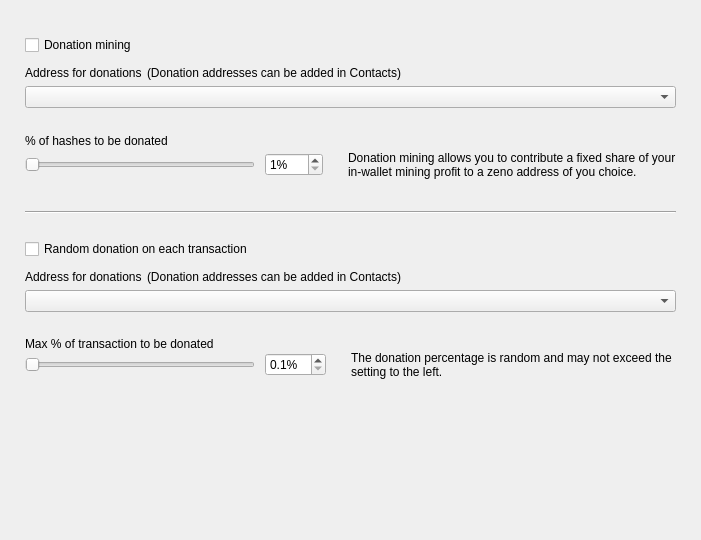
<?xml version="1.0" encoding="UTF-8"?>
<ui version="4.0">
 <class>DonationOptionsFrame</class>
 <widget class="QFrame" name="DonationOptionsFrame">
  <property name="geometry">
   <rect>
    <x>0</x>
    <y>0</y>
    <width>701</width>
    <height>540</height>
   </rect>
  </property>
  <property name="windowTitle">
   <string>Frame</string>
  </property>
  <property name="frameShape">
   <enum>QFrame::NoFrame</enum>
  </property>
  <property name="frameShadow">
   <enum>QFrame::Raised</enum>
  </property>
  <layout class="QVBoxLayout" name="verticalLayout">
   <property name="spacing">
    <number>10</number>
   </property>
   <property name="leftMargin">
    <number>25</number>
   </property>
   <property name="topMargin">
    <number>35</number>
   </property>
   <property name="rightMargin">
    <number>25</number>
   </property>
   <property name="bottomMargin">
    <number>0</number>
   </property>
   <item>
    <widget class="QCheckBox" name="m_enableDonationMiningCheck">
     <property name="text">
      <string>Donation mining</string>
     </property>
    </widget>
   </item>
   <item>
    <widget class="QFrame" name="m_donationMiningFrame">
     <property name="frameShape">
      <enum>QFrame::NoFrame</enum>
     </property>
     <property name="frameShadow">
      <enum>QFrame::Raised</enum>
     </property>
     <layout class="QGridLayout" name="gridLayout" columnstretch="1,0,0,1">
      <property name="leftMargin">
       <number>0</number>
      </property>
      <property name="topMargin">
       <number>0</number>
      </property>
      <property name="rightMargin">
       <number>0</number>
      </property>
      <property name="bottomMargin">
       <number>0</number>
      </property>
      <property name="horizontalSpacing">
       <number>10</number>
      </property>
      <property name="verticalSpacing">
       <number>0</number>
      </property>
      <item row="2" column="0" colspan="4">
       <widget class="QComboBox" name="m_donationMiningAddressCombo"/>
      </item>
      <item row="3" column="0" colspan="4">
       <spacer name="verticalSpacer_2">
        <property name="orientation">
         <enum>Qt::Vertical</enum>
        </property>
        <property name="sizeType">
         <enum>QSizePolicy::Fixed</enum>
        </property>
        <property name="sizeHint" stdset="0">
         <size>
          <width>20</width>
          <height>25</height>
         </size>
        </property>
       </spacer>
      </item>
      <item row="4" column="0" colspan="4">
       <widget class="WalletGui::WalletNormalBlackTextLabel" name="label_2">
        <property name="minimumSize">
         <size>
          <width>0</width>
          <height>16</height>
         </size>
        </property>
        <property name="text">
         <string>% of hashes to be donated</string>
        </property>
        <property name="indent">
         <number>0</number>
        </property>
       </widget>
      </item>
      <item row="5" column="1">
       <widget class="QSpinBox" name="m_donationMiningAmountSpin">
        <property name="suffix">
         <string>%</string>
        </property>
        <property name="minimum">
         <number>1</number>
        </property>
        <property name="maximum">
         <number>100</number>
        </property>
       </widget>
      </item>
      <item row="5" column="0">
       <widget class="QSlider" name="m_donationMiningAmountSlider">
        <property name="maximumSize">
         <size>
          <width>230</width>
          <height>16777215</height>
         </size>
        </property>
        <property name="minimum">
         <number>1</number>
        </property>
        <property name="maximum">
         <number>100</number>
        </property>
        <property name="orientation">
         <enum>Qt::Horizontal</enum>
        </property>
       </widget>
      </item>
      <item row="5" column="2">
       <spacer name="horizontalSpacer">
        <property name="orientation">
         <enum>Qt::Horizontal</enum>
        </property>
        <property name="sizeType">
         <enum>QSizePolicy::Fixed</enum>
        </property>
        <property name="sizeHint" stdset="0">
         <size>
          <width>5</width>
          <height>20</height>
         </size>
        </property>
       </spacer>
      </item>
      <item row="5" column="3" alignment="Qt::AlignVCenter">
       <widget class="WalletGui::WalletSmallGrayTextLabel" name="m_donationMiningCommentLabel">
        <property name="minimumSize">
         <size>
          <width>0</width>
          <height>32</height>
         </size>
        </property>
        <property name="text">
         <string>Donation mining allows you to contribute a fixed share of your in-wallet mining profit to a zeno address of you choice.</string>
        </property>
        <property name="wordWrap">
         <bool>true</bool>
        </property>
        <property name="indent">
         <number>0</number>
        </property>
       </widget>
      </item>
      <item row="1" column="0" colspan="4">
       <spacer name="verticalSpacer_6">
        <property name="orientation">
         <enum>Qt::Vertical</enum>
        </property>
        <property name="sizeType">
         <enum>QSizePolicy::Fixed</enum>
        </property>
        <property name="sizeHint" stdset="0">
         <size>
          <width>20</width>
          <height>5</height>
         </size>
        </property>
       </spacer>
      </item>
      <item row="0" column="0" colspan="4">
       <layout class="QHBoxLayout" name="horizontalLayout" stretch="0,1">
        <property name="spacing">
         <number>5</number>
        </property>
        <property name="leftMargin">
         <number>0</number>
        </property>
        <item>
         <widget class="WalletGui::WalletNormalBlackTextLabel" name="label">
          <property name="minimumSize">
           <size>
            <width>0</width>
            <height>16</height>
           </size>
          </property>
          <property name="text">
           <string>Address for donations</string>
          </property>
          <property name="indent">
           <number>0</number>
          </property>
         </widget>
        </item>
        <item>
         <widget class="WalletGui::WalletSmallGrayTextLabel" name="label_5">
          <property name="text">
           <string>(Donation addresses can be added in Contacts)</string>
          </property>
         </widget>
        </item>
       </layout>
      </item>
     </layout>
    </widget>
   </item>
   <item>
    <spacer name="verticalSpacer_3">
     <property name="orientation">
      <enum>Qt::Vertical</enum>
     </property>
     <property name="sizeType">
      <enum>QSizePolicy::Fixed</enum>
     </property>
     <property name="sizeHint" stdset="0">
      <size>
       <width>20</width>
       <height>20</height>
      </size>
     </property>
    </spacer>
   </item>
   <item>
    <widget class="Line" name="line">
     <property name="frameShadow">
      <enum>QFrame::Sunken</enum>
     </property>
     <property name="orientation">
      <enum>Qt::Horizontal</enum>
     </property>
    </widget>
   </item>
   <item>
    <spacer name="verticalSpacer_4">
     <property name="orientation">
      <enum>Qt::Vertical</enum>
     </property>
     <property name="sizeType">
      <enum>QSizePolicy::Fixed</enum>
     </property>
     <property name="sizeHint" stdset="0">
      <size>
       <width>20</width>
       <height>15</height>
      </size>
     </property>
    </spacer>
   </item>
   <item>
    <widget class="QCheckBox" name="m_enableDonationChangeCheck">
     <property name="text">
      <string>Random donation on each transaction</string>
     </property>
    </widget>
   </item>
   <item>
    <widget class="QFrame" name="m_donationChangeFrame">
     <property name="frameShape">
      <enum>QFrame::NoFrame</enum>
     </property>
     <property name="frameShadow">
      <enum>QFrame::Raised</enum>
     </property>
     <layout class="QGridLayout" name="gridLayout_2" columnstretch="1,0,0,1">
      <property name="leftMargin">
       <number>0</number>
      </property>
      <property name="topMargin">
       <number>0</number>
      </property>
      <property name="rightMargin">
       <number>0</number>
      </property>
      <property name="bottomMargin">
       <number>0</number>
      </property>
      <property name="horizontalSpacing">
       <number>10</number>
      </property>
      <property name="verticalSpacing">
       <number>0</number>
      </property>
      <item row="3" column="0" colspan="4">
       <spacer name="verticalSpacer_5">
        <property name="orientation">
         <enum>Qt::Vertical</enum>
        </property>
        <property name="sizeType">
         <enum>QSizePolicy::Fixed</enum>
        </property>
        <property name="sizeHint" stdset="0">
         <size>
          <width>20</width>
          <height>25</height>
         </size>
        </property>
       </spacer>
      </item>
      <item row="4" column="0" colspan="4">
       <widget class="WalletGui::WalletNormalBlackTextLabel" name="label_3">
        <property name="text">
         <string>Max % of transaction to be donated</string>
        </property>
        <property name="indent">
         <number>0</number>
        </property>
       </widget>
      </item>
      <item row="5" column="0">
       <widget class="QSlider" name="m_donationChangeAmountSlider">
        <property name="maximumSize">
         <size>
          <width>230</width>
          <height>16777215</height>
         </size>
        </property>
        <property name="minimum">
         <number>1</number>
        </property>
        <property name="maximum">
         <number>100</number>
        </property>
        <property name="orientation">
         <enum>Qt::Horizontal</enum>
        </property>
       </widget>
      </item>
      <item row="2" column="0" colspan="4">
       <widget class="QComboBox" name="m_donationChangeAddressCombo"/>
      </item>
      <item row="5" column="3" alignment="Qt::AlignVCenter">
       <widget class="WalletGui::WalletSmallGrayTextLabel" name="m_donationChangeCommentLabel">
        <property name="text">
         <string>The donation percentage is random and may not exceed the setting to the left.</string>
        </property>
        <property name="wordWrap">
         <bool>true</bool>
        </property>
        <property name="indent">
         <number>0</number>
        </property>
       </widget>
      </item>
      <item row="5" column="1">
       <widget class="QDoubleSpinBox" name="m_donationChangeAmountSpin">
        <property name="suffix">
         <string>%</string>
        </property>
        <property name="decimals">
         <number>1</number>
        </property>
        <property name="minimum">
         <double>0.100000000000000</double>
        </property>
        <property name="maximum">
         <double>10.000000000000000</double>
        </property>
        <property name="singleStep">
         <double>0.100000000000000</double>
        </property>
       </widget>
      </item>
      <item row="5" column="2">
       <spacer name="horizontalSpacer_2">
        <property name="orientation">
         <enum>Qt::Horizontal</enum>
        </property>
        <property name="sizeType">
         <enum>QSizePolicy::Fixed</enum>
        </property>
        <property name="sizeHint" stdset="0">
         <size>
          <width>5</width>
          <height>20</height>
         </size>
        </property>
       </spacer>
      </item>
      <item row="1" column="0" colspan="4">
       <spacer name="verticalSpacer_7">
        <property name="orientation">
         <enum>Qt::Vertical</enum>
        </property>
        <property name="sizeType">
         <enum>QSizePolicy::Fixed</enum>
        </property>
        <property name="sizeHint" stdset="0">
         <size>
          <width>20</width>
          <height>5</height>
         </size>
        </property>
       </spacer>
      </item>
      <item row="0" column="0" colspan="4">
       <layout class="QHBoxLayout" name="horizontalLayout_2" stretch="0,1">
        <property name="spacing">
         <number>5</number>
        </property>
        <property name="leftMargin">
         <number>0</number>
        </property>
        <item>
         <widget class="WalletGui::WalletNormalBlackTextLabel" name="label_4">
          <property name="minimumSize">
           <size>
            <width>0</width>
            <height>16</height>
           </size>
          </property>
          <property name="text">
           <string>Address for donations</string>
          </property>
          <property name="indent">
           <number>0</number>
          </property>
         </widget>
        </item>
        <item>
         <widget class="WalletGui::WalletSmallGrayTextLabel" name="label_6">
          <property name="text">
           <string>(Donation addresses can be added in Contacts)</string>
          </property>
         </widget>
        </item>
       </layout>
      </item>
     </layout>
    </widget>
   </item>
   <item>
    <spacer name="verticalSpacer">
     <property name="orientation">
      <enum>Qt::Vertical</enum>
     </property>
     <property name="sizeType">
      <enum>QSizePolicy::Expanding</enum>
     </property>
     <property name="sizeHint" stdset="0">
      <size>
       <width>20</width>
       <height>10</height>
      </size>
     </property>
    </spacer>
   </item>
  </layout>
 </widget>
 <customwidgets>
  <customwidget>
   <class>WalletGui::WalletSmallGrayTextLabel</class>
   <extends>QLabel</extends>
   <header>Gui/Common/WalletTextLabel.h</header>
  </customwidget>
  <customwidget>
   <class>WalletGui::WalletNormalBlackTextLabel</class>
   <extends>QLabel</extends>
   <header>Gui/Common/WalletTextLabel.h</header>
  </customwidget>
 </customwidgets>
 <resources/>
 <connections>
  <connection>
   <sender>m_enableDonationMiningCheck</sender>
   <signal>toggled(bool)</signal>
   <receiver>m_donationMiningFrame</receiver>
   <slot>setEnabled(bool)</slot>
   <hints>
    <hint type="sourcelabel">
     <x>353</x>
     <y>41</y>
    </hint>
    <hint type="destinationlabel">
     <x>350</x>
     <y>115</y>
    </hint>
   </hints>
  </connection>
  <connection>
   <sender>m_donationMiningAmountSlider</sender>
   <signal>valueChanged(int)</signal>
   <receiver>DonationOptionsFrame</receiver>
   <slot>donationMiningAmountChanged(int)</slot>
   <hints>
    <hint type="sourcelabel">
     <x>187</x>
     <y>155</y>
    </hint>
    <hint type="destinationlabel">
     <x>350</x>
     <y>269</y>
    </hint>
   </hints>
  </connection>
  <connection>
   <sender>m_donationMiningAmountSpin</sender>
   <signal>valueChanged(int)</signal>
   <receiver>DonationOptionsFrame</receiver>
   <slot>donationMiningAmountChanged(int)</slot>
   <hints>
    <hint type="sourcelabel">
     <x>391</x>
     <y>155</y>
    </hint>
    <hint type="destinationlabel">
     <x>350</x>
     <y>269</y>
    </hint>
   </hints>
  </connection>
  <connection>
   <sender>m_enableDonationChangeCheck</sender>
   <signal>toggled(bool)</signal>
   <receiver>m_donationChangeFrame</receiver>
   <slot>setEnabled(bool)</slot>
   <hints>
    <hint type="sourcelabel">
     <x>353</x>
     <y>237</y>
    </hint>
    <hint type="destinationlabel">
     <x>350</x>
     <y>328</y>
    </hint>
   </hints>
  </connection>
  <connection>
   <sender>m_donationChangeAmountSlider</sender>
   <signal>valueChanged(int)</signal>
   <receiver>DonationOptionsFrame</receiver>
   <slot>donationChangeAmountChanged(int)</slot>
   <hints>
    <hint type="sourcelabel">
     <x>187</x>
     <y>385</y>
    </hint>
    <hint type="destinationlabel">
     <x>350</x>
     <y>269</y>
    </hint>
   </hints>
  </connection>
  <connection>
   <sender>m_donationChangeAmountSpin</sender>
   <signal>valueChanged(double)</signal>
   <receiver>DonationOptionsFrame</receiver>
   <slot>donationChangeAmountChanged(double)</slot>
   <hints>
    <hint type="sourcelabel">
     <x>433</x>
     <y>353</y>
    </hint>
    <hint type="destinationlabel">
     <x>350</x>
     <y>269</y>
    </hint>
   </hints>
  </connection>
 </connections>
 <slots>
  <slot>donationMiningAmountChanged(int)</slot>
  <slot>donationChangeAmountChanged(int)</slot>
  <slot>donationChangeAmountChanged(double)</slot>
 </slots>
</ui>
